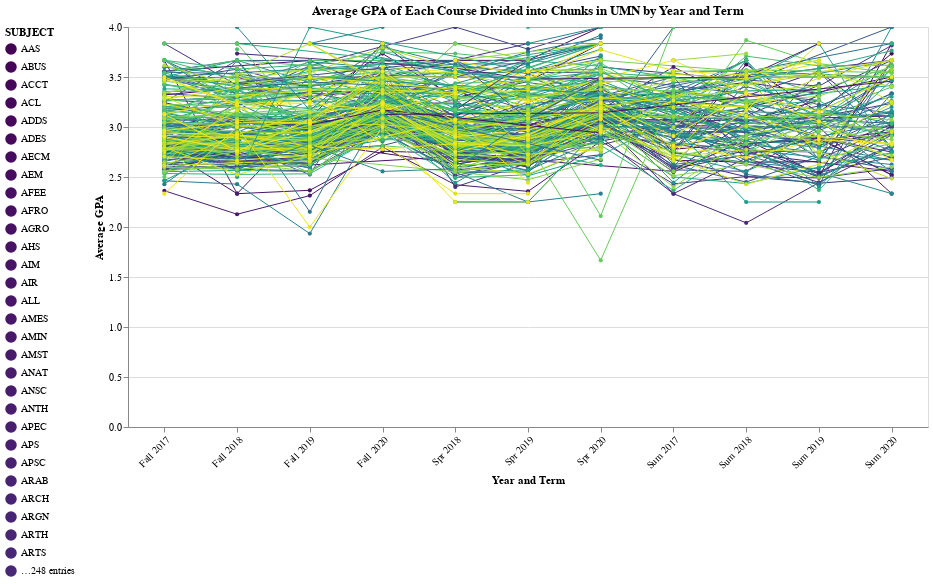

The code cell stored with this chart in its notebook:
### Code cell
UMNlinechart

### Figure 1 — Vega-Lite specification as saved in the notebook (floating-point values rounded to 4 significant figures; data arrays with more than 128 entries replaced by an {"elided": "..."} marker saying what was removed)
{"config": {"view": {"continuousWidth": 400, "continuousHeight": 300}, "point": {"size": 17.5}}, "data": {"name": "data-6174148a7be2f3252f1656d91228ba0c"}, "mark": {"type": "line", "point": true, "strokeWidth": 1}, "encoding": {"color": {"condition": {"field": "SUBJECT", "legend": {"orient": "left"}, "scale": {"scheme": "viridis"}, "type": "ordinal", "selection": "selector005"}, "value": "lightgray"}, "opacity": {"condition": {"value": 1.0, "selection": "selector005"}, "value": 0.5}, "tooltip": [{"field": "AverageGPA", "type": "quantitative"}, {"field": "SUBJECT", "type": "nominal"}, {"field": "TERM_DESCR", "type": "nominal"}], "x": {"axis": {"labelAngle": -45}, "field": "TERM_DESCR", "title": "Year and Term", "type": "ordinal"}, "y": {"field": "AverageGPA", "title": "Average GPA", "type": "quantitative"}}, "height": 400, "selection": {"selector004": {"type": "single", "fields": ["SUBJECT"], "bind": {"input": "select", "options": {"elided": "11 rows, 277 str values in total"}, "labels": ["All", "Chunk 1", "Chunk 2", "Chunk 3", "Chunk 4", "Chunk 5", "Chunk 6", "Chunk 7", "Chunk 8", "Chunk 9", "Chunk 10"], "name": "Chunks "}}, "selector005": {"type": "single", "fields": ["SUBJECT"], "on": "mouseover"}, "selector006": {"type": "interval", "bind": "scales"}}, "title": "Average GPA of Each Course Divided into Chunks in UMN by Year and Term", "transform": [{"filter": {"selection": "selector004"}}], "width": 800, "$schema": "https://vega.github.io/schema/vega-lite/v4.17.0.json", "datasets": {"data-6174148a7be2f3252f1656d91228ba0c": {"elided": "2080 records"}}}
